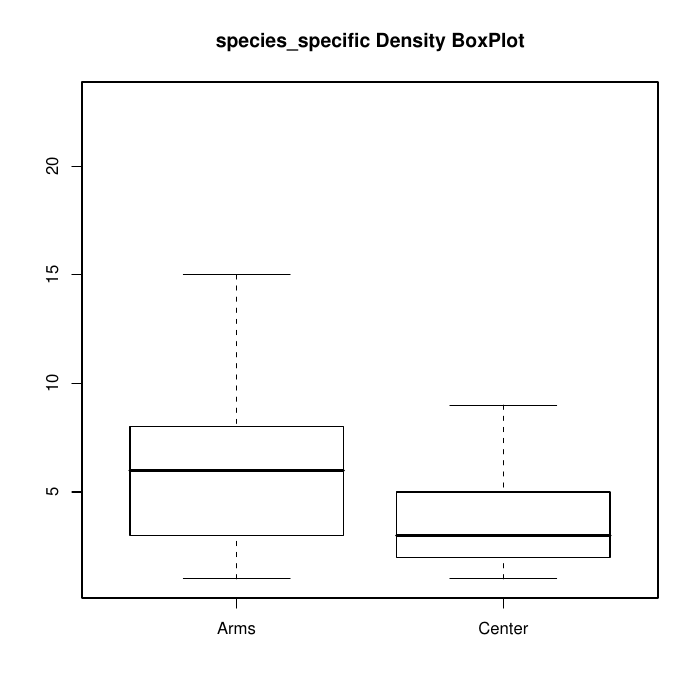

Write the R code that produced this figure.
species_specificarms <- read.table("species_specific_arms.dat",header=T)
species_specificctr <- read.table("species_specific_center.dat",header=T)
pdf("species_specific.pdf")
boxplot(species_specificarms$TOTAL,species_specificctr$TOTAL,main="species_specific Density BoxPlot", outline=FALSE, names=c("Arms","Center"))
